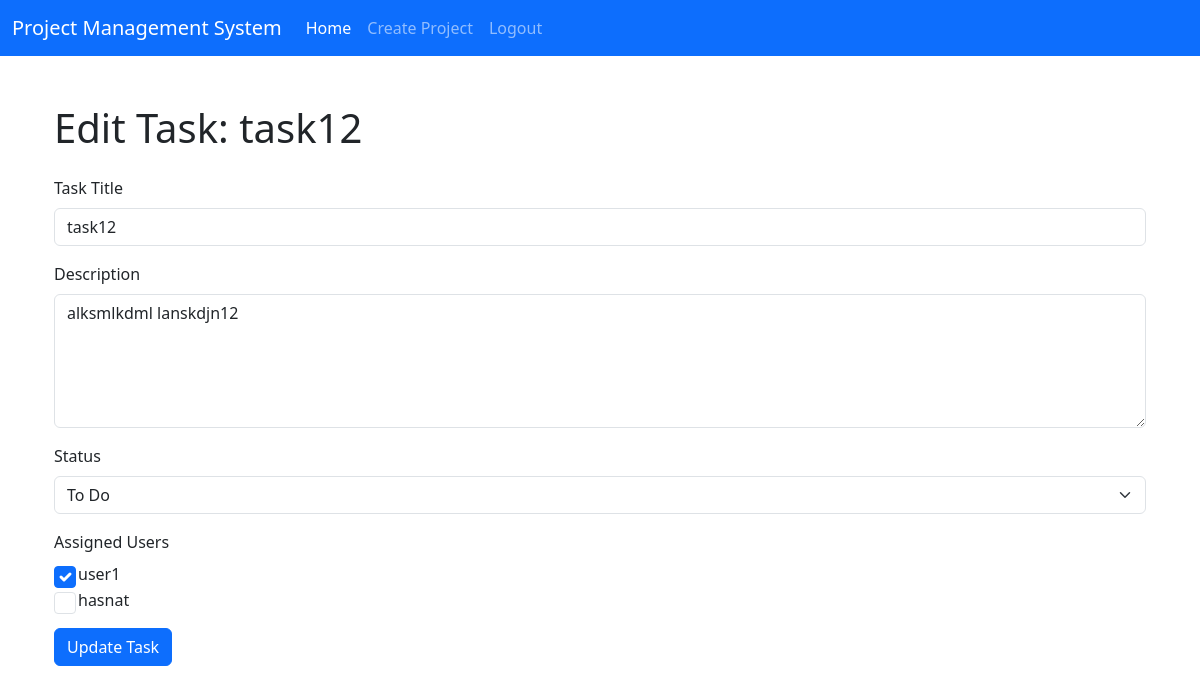
/edit_task/1 (signed in), run on the app's committed database.
### app/main/models.py (models this page shows)
class Task(db.Model):
    id = db.Column(db.Integer, primary_key=True)
    title = db.Column(db.String(100), nullable=False)
    description = db.Column(db.String(255))
    status = db.Column(db.String(20), nullable=False)
    project_id = db.Column(db.Integer, db.ForeignKey('project.id'), nullable=False)
    users = db.relationship('User', secondary='task_user', backref='tasks')

### app/auth/models.py (models this page shows)
class User(db.Model, UserMixin):
    id = db.Column(db.Integer, primary_key=True)
    name = db.Column(db.String(150), nullable=False,unique=True)
    password = db.Column(db.String(255), nullable=False)

### app/main/routes.py (the view, shortened to what this page needs)
@main_bp.route('/edit_task/<int:task_id>', methods=['GET', 'POST'])
@login_required
def edit_task(task_id):
    task = Task.query.get_or_404(task_id)
    all_users = User.query.all()
    assigned_user_ids = [user.id for user in task.users]
    return render_template('edit_task.html', task=task, all_users=all_users, assigned_user_ids=assigned_user_ids)

### app/__init__.py (called while the page is built)
@login_manager.user_loader
def load_user(user_id):
    from app.auth.models import User  # Import inside function to avoid circular import
    return User.query.get(int(user_id))

### app/main/templates/main/edit_task.html (shortened to what this page needs)
{% extends "base.html" %}
{% block content %}
<div class="container mt-5">
    <h1 class="mb-4">Edit Task: {{ task.title }}</h1>
    <form method="POST" action="{{ url_for('main.edit_task', task_id=task.id) }}">
        <div class="mb-3">
            <label for="title" class="form-label">Task Title</label>
            <input type="text" name="title" id="title" class="form-control" value="{{ task.title }}" required>
        </div>
        <div class="mb-3">
            <label for="description" class="form-label">Description</label>
            <textarea name="description" id="description" class="form-control" rows="5" required>{{ task.description }}</textarea>
        </div>
        <div class="mb-3">
            <label for="status" class="form-label">Status</label>
            <select name="status" id="status" class="form-select" required>
                <option value="To Do" {% if task.status == 'To Do' %}selected{% endif %}>To Do</option>
            </select>
        </div>
        <div class="mb-3">
            <label for="users" class="form-label">Assigned Users</label>
            <div>
                {% for user in all_users %}
                    <div class="form-check">
                        <input class="form-check-input" type="checkbox" name="users" value="{{ user.id }}" id="user_{{ user.id }}"
                        {% if user.id in assigned_user_ids %}checked{% endif %}>
                        <label class="form-check-label" for="user_{{ user.id }}">
                            {{ user.name }}
                        </label>
                    </div>
                {% endfor %}
            </div>
        </div>
        <div>
            <button type="submit" class="btn btn-primary">Update Task</button>
        </div>
    </form>
</div>
{% endblock %}

### app/static/style.css (style rules this page uses)
body { font-family: Arial, sans-serif; line-height: 1.6; margin: 0; }
h1 { color: #333; }
.btn { display: inline-block; background: #333; color: #fff; padding: 10px 15px; border: none; border-radius: 5px; text-decoration: none; }
input { display: block; margin: 10px 0; padding: 10px; width: 200px; }
button { background: #333; color: white; border: none; padding: 10px 15px; border-radius: 5px; cursor: pointer; }

### data on the page
Task: title "task12", description "alksmlkdml lanskdjn12", status "To Do"
User: users "☑", name "user1"
User: name "hasnat"
